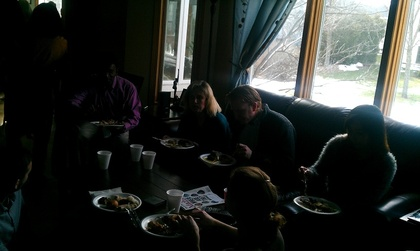
%> input picture project2/lunch.jpg, 420 x 251 px, shrunk from 816 x 488 before the run
$ octave test.m   (GNU Octave 9; MATLAB toolbox functions it lacks are replaced by stand-ins)
%> lines starting %> are read from the running program, lines starting %| are printed output that depends on the picture
### project2/histogram_eq.m
function [res,T] = histogram_eq(I,varargin)
%HISTOGRAM_EQ Histogram Equalization v. 1
% Usage: H = histogram_eq(I, numBins, minPixVal, maxPixVal)

  MAXB = 64;

  % Can input filenames too.
  if isstr(I),
      I = imread(I);
  end

  % work only on grayscale double images.
  if size(I,3) > 1,
      I = rgb2gray(I(:,:,1:3));
  end

  if nargin == 1,
      n = MAXB;
      minm = min(I(:));
      maxm = max(I(:));
  elseif nargin < 4,
      n = varargin{1};
      minm = min(I(:));
      maxm = max(I(:));
  else
      n = varargin{1};
      minm = varargin{2};
      maxm = varargin{3};
  end

% H = histogram(I,n,minm,maxm);
H = ones(1,n) * (numel(I) / n);
H = H * (numel(I) / sum(H));

%% Compute Cumulative Histogram

imgH = histogram(I,maxm-minm+1);
cumH = cumsum(imgH);

%% Compute Transformation To Intensity Image

cumDist = cumsum(H*numel(I)/sum(H));
m = n; n = maxm-minm+1;
tol = ones(m,1)*min([imgH(1:n-1)  0 ; 0 imgH(2:n)])/2;
err = (cumDist(:)*ones(1,n)-ones(m,1)*cumH(:)') + tol;
ind = find( err < -numel(I)*sqrt(eps));
if ~isempty(ind),
    err(ind) = numel(I) * ones(size(ind));
end
[~,T] = min(err);
T = (T-1)/(m-1);


%% Transform I using T

res = uint8(zeros(size(I)));
[row,col] = size(I);

sc = uint8(length(T)/255);

for r = 1:row
    for c = 1:col
        ind = uint8(I(r,c)*sc + 0.5);
        res(r,c) = uint8(255*T(ind) + 0.5);
    end
end

disp(sprintf('%d bins used',m));
% figure;
figure(1); imshow(I,[]); title('Original Image');
figure(2); imshow(res,[]); title('Transformed Image');
figure(3); plot(T); axis tight;

### project2/histogram.m
function [out,n] = histogram(I, varargin)

  if nargin < 2,
      n = 256;
  else
      n = varargin{1};
  end

  if nargin < 4,
      minm = min(I(:)); maxm = max(I(:));
  else
      minm = fix(varargin{2}); maxm = fix(varargin{3});
  end

  % CLAHE
  clipHgram = false;
  clipLevel = 0;
  if nargin == 6,
      clipHgram = strcmp(varargin{4},'clip');
      clipLevel = varargin{5};
  end

  if ~isa(minm,'double')
      minm = double(minm);
  end

  if ~isa(maxm,'double')
      maxm = double(maxm);
  end

  x = round(linspace(minm, maxm, n));
  out = zeros(1,numel(x));

  [row,col] = size(I);
  for r=1:row
      for c=1:col
          ind = find(x == I(r,c));
          if ~isempty(ind),
            out(ind) = out(ind) + 1;
          end
      end
  end

%    out = (out / maxm ) * size(I,1);
%   out = out * (numel(I)/sum(out));

  if clipHgram,

    % total numbe of pixels overflowing clip level in each bin
    totalExtra = sum(max(out - clipLevel,0));

    % clip the histogram and redistribute excess pixels in each bin
    avgBinIncr = floor(totalExtra/n);
    upperLimit = clipLevel - avgBinIncr; % bins larger than this will be set
                                         % to clip level

   % idea taken from adapthisteq.m
    for i = 1:n
       if out(i) > clipLevel,
           out(i) = clipLevel;
       else
          if out(i) > upperLimit,
            totalExtra = totalExtra - (clipLevel - out(i));
            out(i) = clipLevel;
          else
            totalExtra = totalExtra - avgBinIncr;
            out(i) = out(i) + avgBinIncr;
          end
       end
    end

%     clipLevel
    i = 1;
    while(totalExtra ~= 0)
        steps = max(floor(n / totalExtra),1);
        for m=i:steps:n
            if out(m) < clipLevel,
                out(m) = out(m) + 1;
                totalExtra = totalExtra - 1;
                if totalExtra == 0,
                    break;
                end
            end
        end

        i=i+1;
        if i > n,
            i = 1;
        end
    end

  end

  out = out * ( numel(I) /  sum(out) );
%   figure;  bar(x,out);
%   title(sprintf('Histogram. Bins: %d',n)); axis tight;

### project2/test.m
filename = 'lunch.jpg';
dot = find(filename == '.');
pref = filename(1:dot-1);
ext = filename(dot+1:end);

I = imread(filename);
%> I is the input picture: size 251x420x3 uint8; mean R, G, B 41.5, 44.6, 42.1

if size(I,3) >= 3,
    I = rgb2gray(I(:,:,1:3));
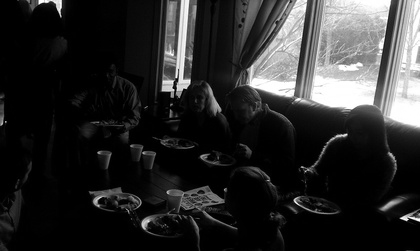
%> I: size 251x420 uint8; min 0, max 255, mean 43.4
end

%% Set parameter values
nbins = 256;
minm = double(min(I(:)));
%> minm = 0
maxm = double(max(I(:)));
%> maxm = 255

%% HISTEQ(I,NBINS)
[~,Heq] = histogram_eq(I,nbins,minm,maxm);
%> in histogram_eq, `n = varargin{1};`: n = 256
%> in histogram_eq, `minm = varargin{2};`: minm = 0
%> in histogram_eq, `maxm = varargin{3};`: maxm = 255
%> in histogram_eq, `H = H * (numel(I) / sum(H));`: H = 256 values from 411.8 to 411.8
%> in histogram, `n = varargin{1};`: n = 256
%> in histogram, `minm = min(I(:))`: minm = 0
%> in histogram, `maxm = max(I(:))`: maxm = 255
%> in histogram, `x = round(linspace(minm, maxm, n));`: x = 256 values from 0 to 255
%> after the loop in histogram, `for r=1:row`: out = 256 values, max 33525 at index 1, min 68 at index 125, mean 411.8
%> in histogram_eq, `imgH = histogram(I,maxm-minm+1);`: imgH has the same summary as out in histogram
%> in histogram_eq, `cumH = cumsum(imgH);`: cumH = 256 values from 33525 to 105420
%> in histogram_eq, `cumDist = cumsum(H*numel(I)/sum(H));`: cumDist = 256 values from 411.8 to 105420
%> in histogram_eq, `m = n`: m = 256
%> in histogram_eq, `tol = ones(m,1)*min([imgH(1:n-1)  0 ; 0 imgH(2:n)])/2;`:
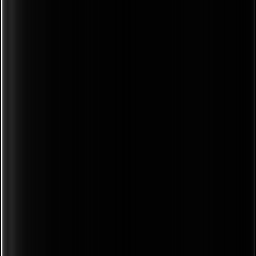
%> tol: size 256x256 double; min 0, max 5171.5, mean 138.2; drawn with min black and max white
%> in histogram_eq, `err = (cumDist(:)*ones(1,n)-ones(m,1)*cumH(:)') + tol;`:
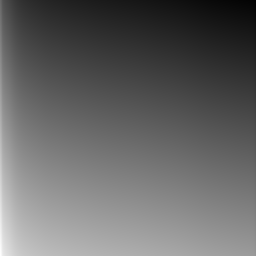
%> err: size 256x256 double; min -105008.2, max 71895, mean -34506.4; drawn with min black and max white
%> in histogram_eq, `ind = find( err < -numel(I)*sqrt(eps));`: ind = 54219 values from 1 to 65535
%> in histogram_eq, `err(ind) = numel(I) * ones(size(ind));`:
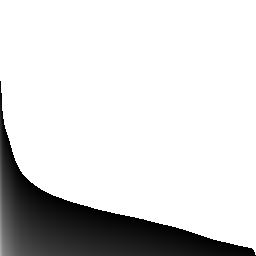
%> err: size 256x256 double; min 0, max 105420, mean 89464.9; drawn with min black and max white
%> in histogram_eq, `[~,T] = min(err);`: T = 256 values from 82 to 256
%> in histogram_eq, `T = (T-1)/(m-1);`: T = 256 values from 0.318 to 1
%> after the loop in histogram_eq, `for r = 1:row`:
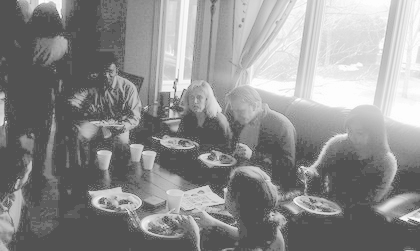
%> res: size 251x420 uint8; min 82, max 253, mean 141.4
%| 256 bins used
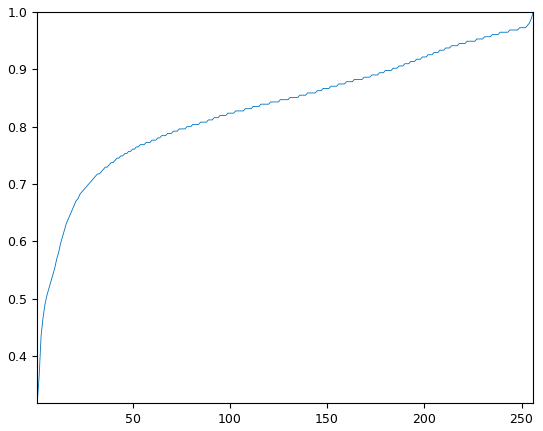
%> figure redrawn from the program's plot data; curve peaks at x = 256, y = 1
%> Heq = 256 values from 0.318 to 1
close;

%% IDENTITY TRANSFORM
rng = size(Heq,2);
%> rng = 256
Hi = linspace(minm, maxm, rng) / (rng);
%> Hi = 256 values from 0 to 0.996

% blending param
alpha = 1.0; % optimal result = 0.25

% blended transform
Hf = alpha * Heq + (1-alpha) * Hi;
%> Hf = 256 values from 0.318 to 1

%% APPLY TRANSFORM
[row,col] = size(I);
%> row = 251; col = 420
res = uint8(zeros(row,col));

sc = uint8(length(Hf)/255);
%> sc = 1

for r = 1:row
    for c = 1:col
        ind = uint8(I(r,c)*sc + 0.5);
        res(r,c) = uint8( 255.0 * Hf(ind) + 0.5);
    end
end

%% DISPLAY RESULTS
filename = sprintf('%s_%.2f.%s',pref,alpha,ext);
imwrite(res,filename);
subplot(121); imshow(I,[]); title('Original Image');
subplot(122); imshow(res,[]); title('Transformed Image');

$ run again, with project2/crowd.tif saved as project2/lunch.jpg
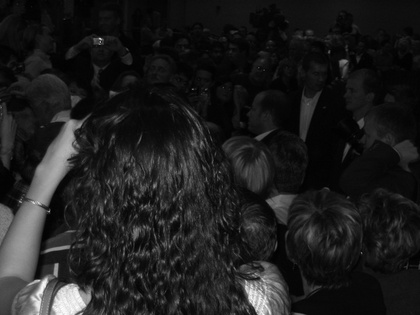
%> input picture project2/crowd.tif, 420 x 315 px, shrunk from 800 x 600 before the run
%> I is the input picture: size 315x420 uint8; min 0, max 255, mean 29.9
%> `minm = double(min(I(:)));`: minm = 0
%> `maxm = double(max(I(:)));`: maxm = 255
%> in histogram_eq, `n = varargin{1};`: n = 256
%> in histogram_eq, `minm = varargin{2};`: minm = 0
%> in histogram_eq, `maxm = varargin{3};`: maxm = 255
%> H = 256 values from 516.8 to 516.8
%> in histogram, `n = varargin{1};`: n = 256
%> in histogram, `minm = min(I(:))`: minm = 0
%> in histogram, `maxm = max(I(:))`: maxm = 255
%> x = 256 values from 0 to 255
%> after the loop in histogram, `for r=1:row`: out = 256 values, max 5433 at index 10, min 0 at index 255, mean 516.8
%> imgH has the same summary as out in histogram
%> cumH = 256 values from 20 to 132300
%> cumDist = 256 values from 516.8 to 132300
%> m = 256
%> ind = 57607 values from 769 to 65535
%> in histogram_eq, `err(ind) = numel(I) * ones(size(ind));`:
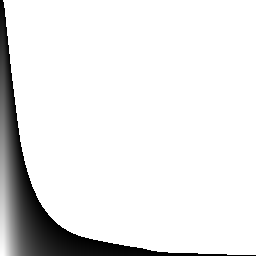
%> err: size 256x256 double; min 0, max 132300, mean 120246; drawn with min black and max white
%> in histogram_eq, `[~,T] = min(err);`: T = 256 values from 1 to 256
%> in histogram_eq, `T = (T-1)/(m-1);`: T = 256 values from 0 to 1
%| 256 bins used
%> `[~,Heq] = histogram_eq(I,nbins,minm,maxm);`:
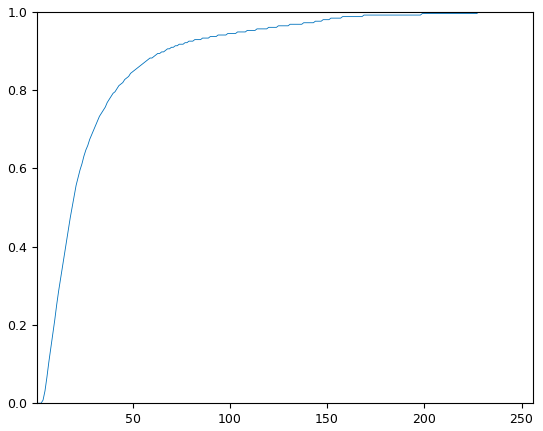
%> figure redrawn from the program's plot data; curve peaks at x = 228, y = 1
%> Hi = 256 values from 0 to 0.996
%> Hf = 256 values from 0 to 1
